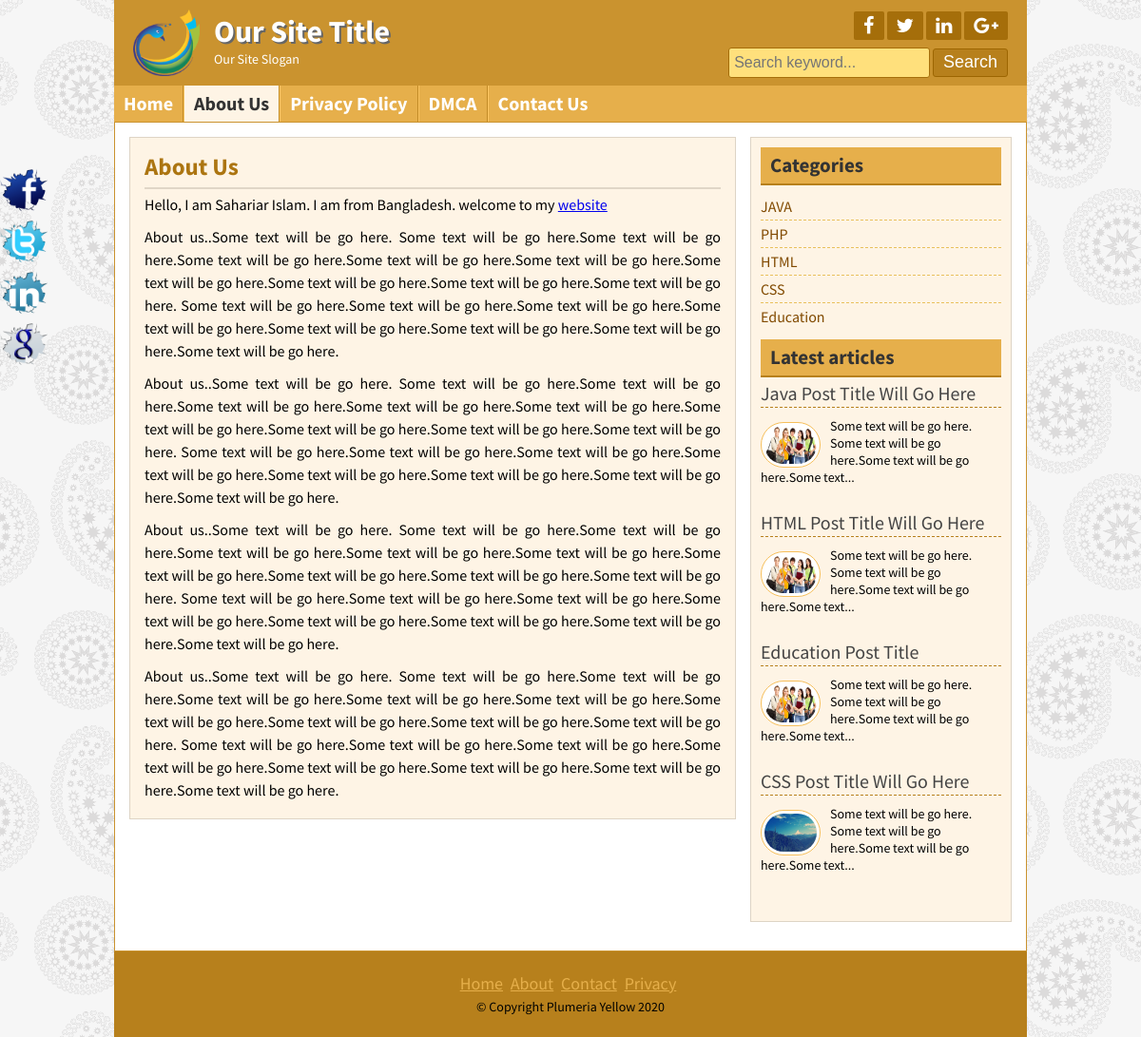
Page /page.php?pageid=1 on the committed database.
### tables this page shows
CREATE TABLE `title_slogan` (
  `id` int(11) NOT NULL,
  `title` varchar(255) NOT NULL,
  `slogan` varchar(255) NOT NULL,
  `image` varchar(255) NOT NULL
);

CREATE TABLE `tbl_social` (
  `id` int(11) NOT NULL,
  `fb` varchar(255) NOT NULL,
  `tw` varchar(255) NOT NULL,
  `ln` varchar(255) NOT NULL,
  `gp` varchar(255) NOT NULL
);

CREATE TABLE `tbl_page` (
  `id` int(11) NOT NULL,
  `name` varchar(255) NOT NULL,
  `body` text NOT NULL
);

CREATE TABLE `tbl_category` (
  `id` int(11) NOT NULL,
  `name` varchar(60) NOT NULL
);

CREATE TABLE `tbl_post` (
  `id` int(11) NOT NULL,
  `cat` int(11) NOT NULL,
  `title` varchar(255) NOT NULL,
  `body` text NOT NULL,
  `image` varchar(255) NOT NULL,
  `author` varchar(50) NOT NULL,
  `tags` varchar(255) NOT NULL,
  `date` timestamp NOT NULL DEFAULT current_timestamp() ON UPDATE current_timestamp(),
  `userid` int(11) NOT NULL
);

CREATE TABLE `tbl_footer` (
  `id` int(11) NOT NULL,
  `note` varchar(255) NOT NULL
);

### lib/Database.php (called while the page is built, shortened)
<?php
Class Database{
	public $host   = DB_HOST;
	public $user   = DB_USER;
	public $pass   = DB_PASS;
	public $dbname = DB_NAME;
	public $link;
	private function connectDB(){
	$this->link = new mysqli($this->host, $this->user, $this->pass, $this->dbname);
 }
	public function select($query){
		$result = $this->link->query($query) or die($this->link->error.__LINE__);
		if($result->num_rows > 0){
			return $result;
		} else {
			return false;
		}
	}
}

### helpers/Format.php (called while the page is built, shortened)
<?php
class Format
{
	public function textShorten($text,$limit = 400){
		$text = $text." ";
		$text = substr($text, 0, $limit);
		$text = substr($text, 0, strrpos($text, ' '));
		$text = $text."...";
		return $text;
	}
}
 ?>

### page.php (the view)
<?php include "inc/header.php"?>
<?php
    $pageid = mysqli_real_escape_string($db->link,$_GET['pageid']);
    if (!isset($pageid)||$pageid == NULL) {
        header("Location:404.php");
    }else{
        $id = $pageid;
    }
?>
<?php
    $pagequery = "select * from tbl_page where id='$id' ";
    $pagedetails = $db->select($pagequery);
    if ($pagedetails) {
        while ($result = $pagedetails->fetch_assoc()) { ?>
<div class="contentsection contemplete clear">
	<div class="maincontent clear">
		<div class="about">
			<h2><?php echo $result['name']?></h2>
			<?php echo $result['body']?>
	</div>
</div>
<?php } }else{ header("Location:404.php"); } ?>
<?php include "inc/sidebar.php" ?>
<?php include "inc/footer.php" ?>

### inc/header.php (shortened to what this page needs)
<?php include "lib/Database.php";?>
<?php include "helpers/Format.php";?>
<?php
	$db = new Database();
	$fm = new Format();
?>
<!DOCTYPE html>
<html>
<head>
	<link rel="stylesheet" href="font-awesome-4.5.0/css/font-awesome.css">
	<link rel="stylesheet" href="css/nivo-slider.css" type="text/css" media="screen" />
	<link rel="stylesheet" href="style.css">
</head>
<body>
	<div class="headersection templete clear">
		<a href="index.php">
			<div class="logo">
	<?php
    $query = "select * from title_slogan where id='1'";
    $blog_title = $db->select($query);
    if ($blog_title) {
        while ($result = $blog_title->fetch_assoc()) { ?>
				<img src="admin/<?php echo $result['image'];?>" alt="logo">
				<h2><?php echo $result['title'];?></h2>
				<p><?php echo $result['slogan'];?></p>
	<?php } } ?>
			</div>
		</a>
		<div class="social clear">
			<div class="icon clear">
				<?php
			    $query = "select * from tbl_social where id='1'";
			    $social = $db->select($query);
			    if ($social) {
			        while ($result = $social->fetch_assoc()) { ?>
				<a href="<?php echo $result['fb'];?>" target="_blank"><i class="fa fa-facebook"></i></a>
				<a href="<?php echo $result['tw'];?>" target="_blank"><i class="fa fa-twitter"></i></a>
				<a href="<?php echo $result['ln'];?>" target="_blank"><i class="fa fa-linkedin"></i></a>
				<a href="<?php echo $result['gp'];?>" target="_blank"><i class="fa fa-google-plus"></i></a>
				<?php } } ?>
			</div>
			<div class="searchbtn clear">
			<form action="search.php" method="get">
				<input type="text" name="search" placeholder="Search keyword..."/>
				<input type="submit" name="submit" value="Search"/>
			</form>
			</div>
		</div>
	</div>
<div class="navsection templete">
	<?php
	$path = $_SERVER['SCRIPT_FILENAME'];
	$currentpage = basename($path,'.php');
	?>
	<ul>
		<li><a
		<?php if ($currentpage=='index') {echo 'id="active"';} ?> href="index.php">Home</a></li>
		<?php
        $query = "select * from tbl_page";
        $pages = $db->select($query);
        if ($pages) {
            while ($result = $pages->fetch_assoc()) { ?>
        <li><a
			<?php if(isset($_GET['pageid']) && $_GET['pageid'] == $result['id'] ) {
				echo 'id="active"';
			} ?>
         href="page.php?pageid=<?php echo $result['id']?>"><?php echo $result['name']?></a></li>
        <?php } } ?>
		<li><a <?php if ($currentpage=='contact') {echo 'id="active"';} ?> href="contact.php">Contact Us</a></li>
	</ul>
</div>

### inc/sidebar.php
<div class="sidebar clear">
	<div class="samesidebar clear">
		<h2>Categories</h2>
			<ul>
				<?php
				$query = "select * from tbl_category";
				$category = $db->select($query);
				if($category){
				while($result = $category->fetch_assoc()){
				?>
				<li><a href="posts.php?category=<?php echo $result['id']?>"><?php echo $result['name']?></a></li>
				<?php } }else{ ?>
					<li>No Category Created</li>
				<?php } ?>
			</ul>
	</div>
	<div class="samesidebar clear">
		<h2>Latest articles</h2>
		<?php
		$query = "select * from tbl_post  limit 5";
		$post = $db->select($query);
		if($post){
			while($result = $post->fetch_assoc()){
		?>
			<div class="popular clear">
				<h3><a href="post.php?id=<?php echo $result['id'];?>"><?php echo $result['title'];?></a></h3>
				<a href="post.php?id=<?php echo $result['id'];?>"><img src="admin/<?php echo $result['image'];?>" alt="post image"/></a>
				<?php echo $fm->textShorten($result['body'],100);?>
			</div>
			<?php } }else{header("Location:404.php");} ?>
	</div>
</div>

### inc/footer.php (shortened to what this page needs)
	</div>
	<div class="footersection templete clear">
	  <div class="footermenu clear">
		<ul>
			<li><a href="#">Home</a></li>
			<li><a href="#">About</a></li>
			<li><a href="#">Contact</a></li>
			<li><a href="#">Privacy</a></li>
		</ul>
	  </div>
	  <?php
        $query = "select * from tbl_footer where id='1'";
        $social = $db->select($query);
        if ($social) {
            while ($result = $social->fetch_assoc()) { ?>
	  <p>&copy; <?php echo $result['note'];?> <?php echo date('Y'); ?></p>
	  <?php } } ?>
	</div>
	<?php
    $query = "select * from tbl_social where id='1'";
    $social = $db->select($query);
    if ($social) {
        while ($result = $social->fetch_assoc()) { ?>
	<div class="fixedicon clear">
		<a href="<?php echo $result['fb'];?>"><img src="images/fb.png" alt="Facebook"/></a>
		<a href="<?php echo $result['tw'];?>"><img src="images/tw.png" alt="Twitter"/></a>
		<a href="<?php echo $result['ln'];?>"><img src="images/in.png" alt="LinkedIn"/></a>
		<a href="<?php echo $result['gp'];?>"><img src="images/gl.png" alt="GooglePlus"/></a>
	</div>
	<?php } } ?>
</body>
</html>

### style.css (style rules this page uses)
* { margin:0;padding:0;outline:0 }
body { font-family: 'Source Sans Pro', sans-serif;font-size:14px;line-height:18px;color:#000;background:url(images/bg.png)repeat fixed 0 0 #fff; }
.templete { width:960px;margin:0 auto; }
.contemplete { margin: 0 auto; width: 928px; }
.clear { overflow:hidden; }
input[type="text"], input[type="email"] { border: 1px solid #cfc5b6; border-radius: 3px; margin-bottom: 5px; padding: 5px; width: 300px; }
input[type="submit"] { background: #b7801c none repeat scroll 0 0; border: 1px solid #e6af4b; color: #fff; cursor: pointer; font-size: 20px; padding: 1px 10px; }
.headersection { background: #ca932f none repeat scroll 0 0; color: #fff; }
.logo { float: left; width: 580px; }
.logo img { float: left; margin-right: 15px; padding-bottom: 10px; padding-left: 20px; padding-top: 10px; width: 70px; }
.logo h2 { color: #fff; font-size: 32px; margin-bottom: 11px; margin-top: 24px; text-shadow: 2px 2px 0 #666; }
.logo p { color:#fff; }
.social { float: right; margin-right: 20px; margin-top: 12px; text-align: right; width: 360px; }
.icon { float: right; }
.icon a { background: #a56e0a none repeat scroll 0 0; border-radius: 2px; color: #fff; display: block; float: left; font-size: 20px; margin-left: 3px; padding: 5px 10px; }
.searchbtn { float: right; margin-top: 8px; }
.searchbtn input[type="text"] { border: 1px solid #A56E0A; width: 200px; background: #FFE07C; font-size: 16px; height: 20px; }
.searchbtn input[type="submit"] { border: 1px solid #9d6602; border-radius: 3px; font-size: 18px; height: 30px; padding-left: 10px; padding-right: 10px; padding-top: 0; cursor: pointer; }
.navsection { background: none repeat scroll 0 0 #e6af4b; min-height: 38px; }
.navsection ul { margin:0;padding:0;list-style:none; }
.navsection ul li { border-left: 1px solid #fdc662; border-right: 1px solid #c18a26; display: block; float: left; position:relative; }
.navsection ul li:first-child { border-left: 0px solid #fdc662; }
.navsection ul li:last-child { border-right: 0px solid #c18a26; }
.navsection ul li a { color: #fff; display: block; font-size: 20px; font-weight: bold; padding: 10px; text-decoration: none; }
.navsection ul li a:hover, #active { background:#FEF4E5;color:#333; }
.contentsection { background: #ffffff none repeat scroll 0 0; border: 1px solid #ca932f; padding: 15px; }
.maincontent { background: #fef4e5 none repeat scroll 0 0; border: 1px solid #ded4c5; float: left; margin: 0 15px 15px 0; padding: 8px 15px; width: 606px; }
.about { font-size: 16px; line-height: 24px; text-align: justify; }
.about p { font-size: 16px; line-height: 24px; margin-bottom: 10px; text-align: justify; }
.samepost h2, .about h2 { border-bottom: 2px solid #e0d6c7; color: #ac7511; font-size: 25px; margin-bottom: 4px; padding: 10px 10px 10px 0; }
.sidebar { background: #fef4e5 none repeat scroll 0 0; border: 1px solid #ded4c5; float: right; margin-bottom: 15px; margin-top: 0; padding: 10px; width: 253px; }
.samesidebar { margin-bottom: 10px; }
.samesidebar h2 { background: #e6af4b none repeat scroll 0 0; border-bottom: 2px solid #b7801c; color: #333; margin-bottom: 8px; padding: 10px; }
.samesidebar ul { padding:0;margin:0;list-style:none; }
.samesidebar ul li { border-bottom: 1px dashed #e9c05c; font-size: 16px; padding: 5px 8px 5px 0; }
.samesidebar ul li:last-child { border-bottom: 0px dashed #e9c05c; }
.samesidebar ul li a { color: #814a00; text-decoration: none; }
.samesidebar p { margin-bottom: 10px; }
.popular { margin-bottom: 20px; }
.popular h3 { border-bottom: 1px dashed #b7801c; font-size: 20px; font-weight: normal; margin-bottom: 10px; padding-bottom: 5px; }
.popular h3 a { text-decoration:none;color:#444 }
.popular img { background: #fff none repeat scroll 0 0; border: 1px solid #f6bf5b; border-radius: 30px; float: left; height: 40px; margin-right: 10px; margin-top: 5px; padding: 3px; width: 55px; }
.footersection { height:90px;background:#B7801C;text-align:center }
.footermenu { margin-top: 25px; margin-bottom: 5px; }
.footermenu ul { padding:0;margin:0;list-style:none;text-align:center; }
.footermenu ul li { display:inline-block; }
.footermenu ul li a { color: #E6AF4B; font-size: 18px; margin-right: 5px; }
.fixedicon { left: 0; position: fixed; top: 175px; width: 60px; }
.fixedicon img { width: 50px; }

### rows in the picture
title_slogan: image (picture), title "Our Site Title", slogan "Our Site Slogan"
tbl_page: name "About Us", body "Hello, I am Sahariar Islam. I am from Bangladesh. welcome to my website About us..Some text will be go here. Some text will be go here.Some text will be go here.Some text will be go here.Some text will be go here.Some text will be go here.Some text will be go here.Some text will be go here.Some text will be go here.Some text will be go here. Some text will be go here.Some text will be go here.Some text will be go here.Some text will be go here.Some text will be go here.Some text will be go here.Some text will be go here.Some text will be go here. About us..Some text will be go here. Some text will be go here.Some text will be go here.Some text will be go here.Some text will be go here.Some…"
tbl_page: name "Privacy Policy"
tbl_page: name "DMCA"
tbl_category: name "JAVA"
tbl_category: name "PHP"
tbl_category: name "HTML"
tbl_category: name "CSS"
tbl_category: name "Education"
tbl_post: title "Java Post Title Will Go Here", image (picture), body "Some text will be go here. Some text will be go here.Some text will be go here.Some text..."
tbl_post: title "HTML Post Title Will Go Here", image (picture), body "Some text will be go here. Some text will be go here.Some text will be go here.Some text..."
tbl_post: title "Education Post Title", image (picture), body "Some text will be go here. Some text will be go here.Some text will be go here.Some text..."
tbl_post: title "CSS Post Title Will Go Here", image (picture), body "Some text will be go here. Some text will be go here.Some text will be go here.Some text..."
tbl_footer: note "Copyright Plumeria Yellow"
